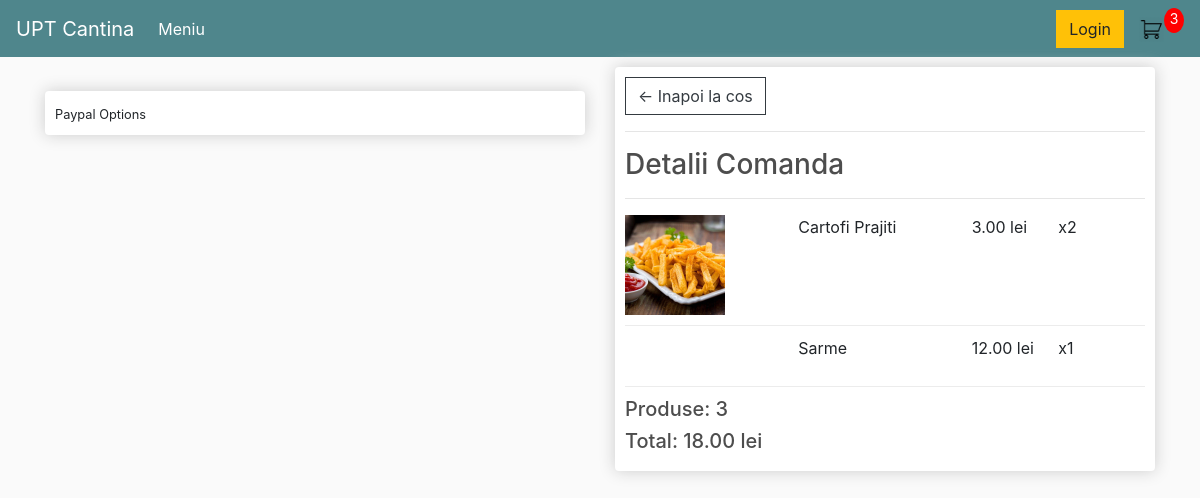
The app's page /checkout/ (signed in), older data.
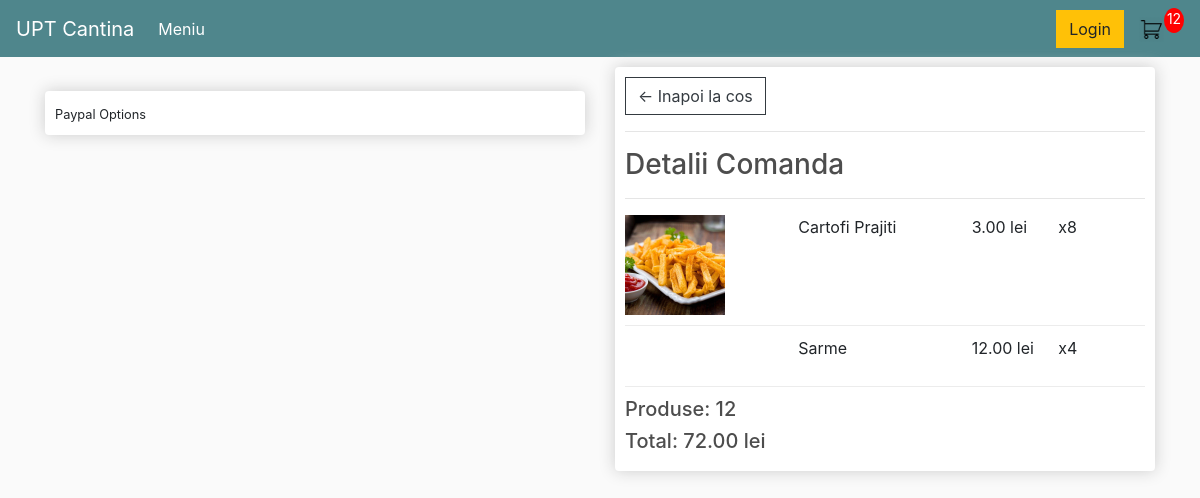
The same page, newer data.
### cantina/models.py (models this page shows, shortened)
class OrderItem(models.Model):
    product = models.ForeignKey(Product, on_delete=models.SET_NULL, blank=True, null=True)
    order = models.ForeignKey(Order, on_delete=models.SET_NULL, blank=True, null=True)
    quantity = models.IntegerField(default=0,null=True,blank=True)
    date_added = models.DateTimeField(auto_now_add=True)
    @property
    def get_total(self):
        total = self.product.price * self.quantity
        return total

class Order(models.Model):
    customer = models.ForeignKey(Customer, on_delete=models.SET_NULL, blank=True, null=True)
    date = models.DateTimeField(auto_now_add=True)
    complete = models.BooleanField(default=False, null=True, blank=False)
    transaction_id = models.CharField(max_length=200, null=True)
    @property
    def get_cart_total(self):
        orderitems = self.orderitem_set.all()
        total = sum([item.get_total for item in orderitems])
        return total
    @property
    def get_cart_items(self):
        orderitems = self.orderitem_set.all()
        total = sum([item.quantity for item in orderitems])
        return total

class Product(models.Model):
    name = models.CharField(max_length=200, null=True)
    price = models.DecimalField(max_digits=5, decimal_places=2)
    image = models.ImageField(null=True, blank=True)
    @property
    def ImageUrl(self):
        try:
            url = self.image.url
        except:
            url= ''
        return url

### cantina/views.py (the view)
# urls.py: path('checkout/',views.checkout,name='checkout'),
def checkout(request):
    data= cartData(request)
    cartItems = data['cartItems']
    order = data['order']
    items = data['items']
    context={'items':items , 'order':order,'cartItems':cartItems}
    return render(request,'cantina/checkout.html',context)

### cantina/utils.py (called while the page is built)
def cartData(request):
    if request.user.is_authenticated:
        customer = request.user.customer
        order,created = Order.objects.get_or_create(customer=customer, complete=False)
        items = order.orderitem_set.all()
        cartItems = order.get_cart_items
    else:
        cookieData = cookieCart(request)
        cartItems = cookieData['cartItems']
        order = cookieData['order']
        items = cookieData['items']
    return {'cartItems':cartItems,'order':order,'items':items}

### templates/cantina/checkout.html (shortened to what this page needs)
{% extends 'cantina/navigation.html' %}
{% load static %}
{% block content %}
     <div class="row">
		<div class="col-lg-6">
			<br>
			<div class="box-element hidden" id="payment-info">
				<small>Paypal Options</small>
			</div>
		</div>
		<div class="col-lg-6">
			<div class="box-element">
				<a  class="btn btn-outline-dark" href="{% url 'cart' %}">&#x2190; Inapoi la cos</a>
				<hr>
				<h3>Detalii Comanda</h3>
				<hr>
        {% for item in items %}
				<div class="cart-row">
					<div style="flex:2"><img class="row-image" src="{{item.product.ImageUrl}}"></div>
					<div style="flex:2"><p>{{item.product.name}}</p></div>
					<div style="flex:1"><p>{{item.product.price}} lei</p></div>
					<div style="flex:1"><p>x{{item.quantity}}</p></div>
				</div>
        {% endfor %}
				<h5>Produse:   {{order.get_cart_items}}</h5>
				<h5>Total:  {{order.get_cart_total}} lei</h5>
			</div>
		</div>
	</div>
{% endblock content %}

Row changes from the older to the newer data that the page shows:
changed OrderItem "Cartofi Prajiti": quantity "2" → "8"
changed OrderItem "Sarme": quantity "1" → "4"
changed through a linked row, Order: get_cart_items "3" → "12"; get_cart_total "18.00" → "72.00"
Text that changed along with them:
{{ cartItems }}: "3" → "12"
